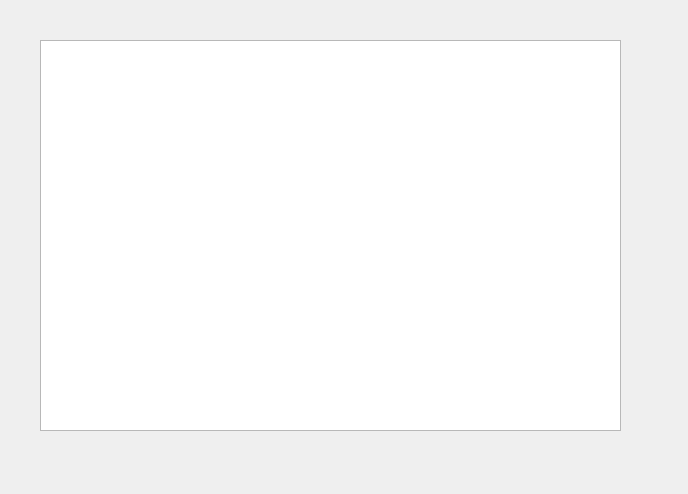
<?xml version="1.0" encoding="UTF-8"?>
<ui version="4.0">
 <class>DialogSqlite</class>
 <widget class="QDialog" name="DialogSqlite">
  <property name="geometry">
   <rect>
    <x>0</x>
    <y>0</y>
    <width>688</width>
    <height>494</height>
   </rect>
  </property>
  <property name="windowTitle">
   <string>Dialog</string>
  </property>
  <widget class="QTableView" name="tableView">
   <property name="geometry">
    <rect>
     <x>40</x>
     <y>40</y>
     <width>581</width>
     <height>391</height>
    </rect>
   </property>
  </widget>
 </widget>
 <resources/>
 <connections/>
</ui>
